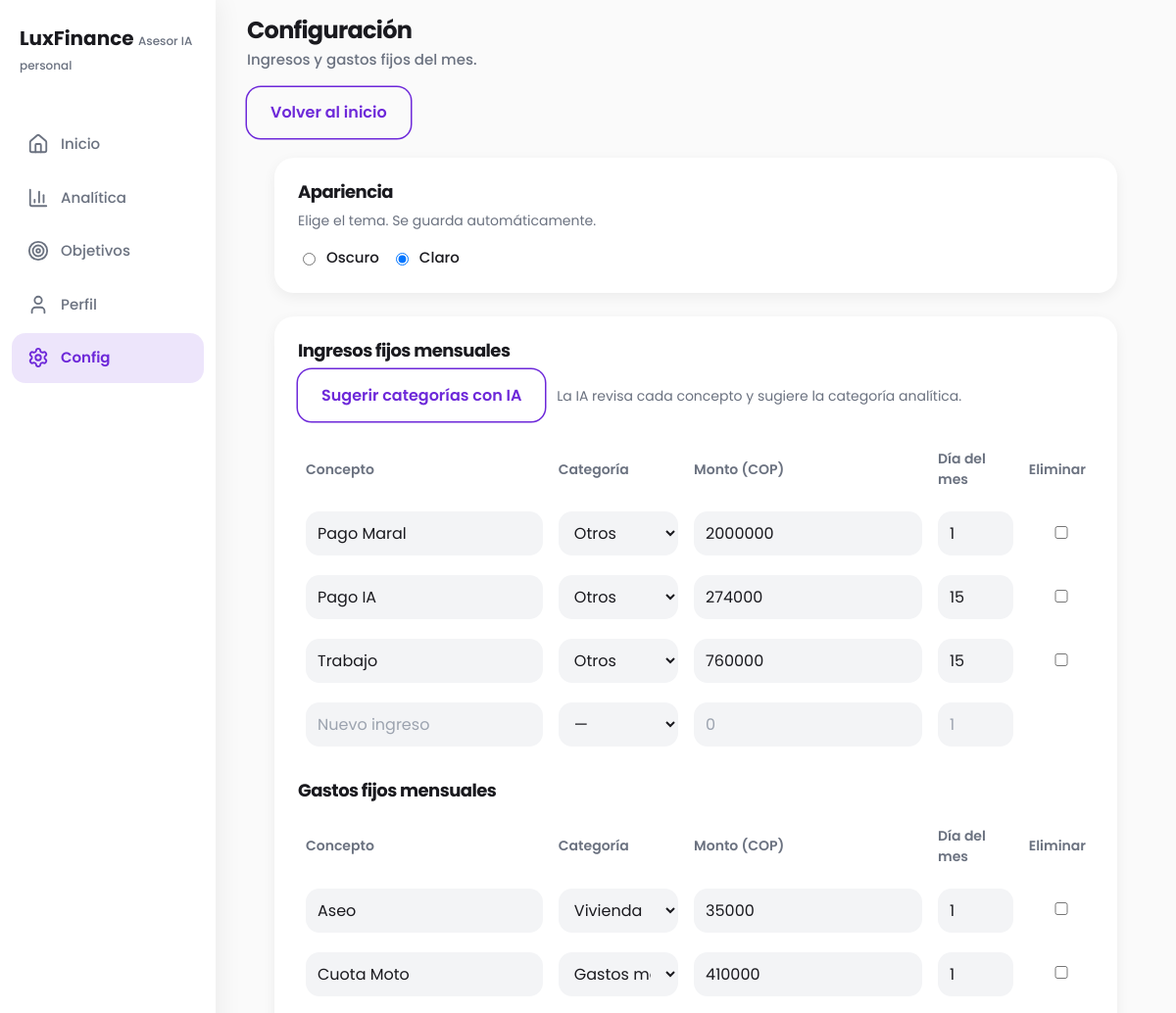
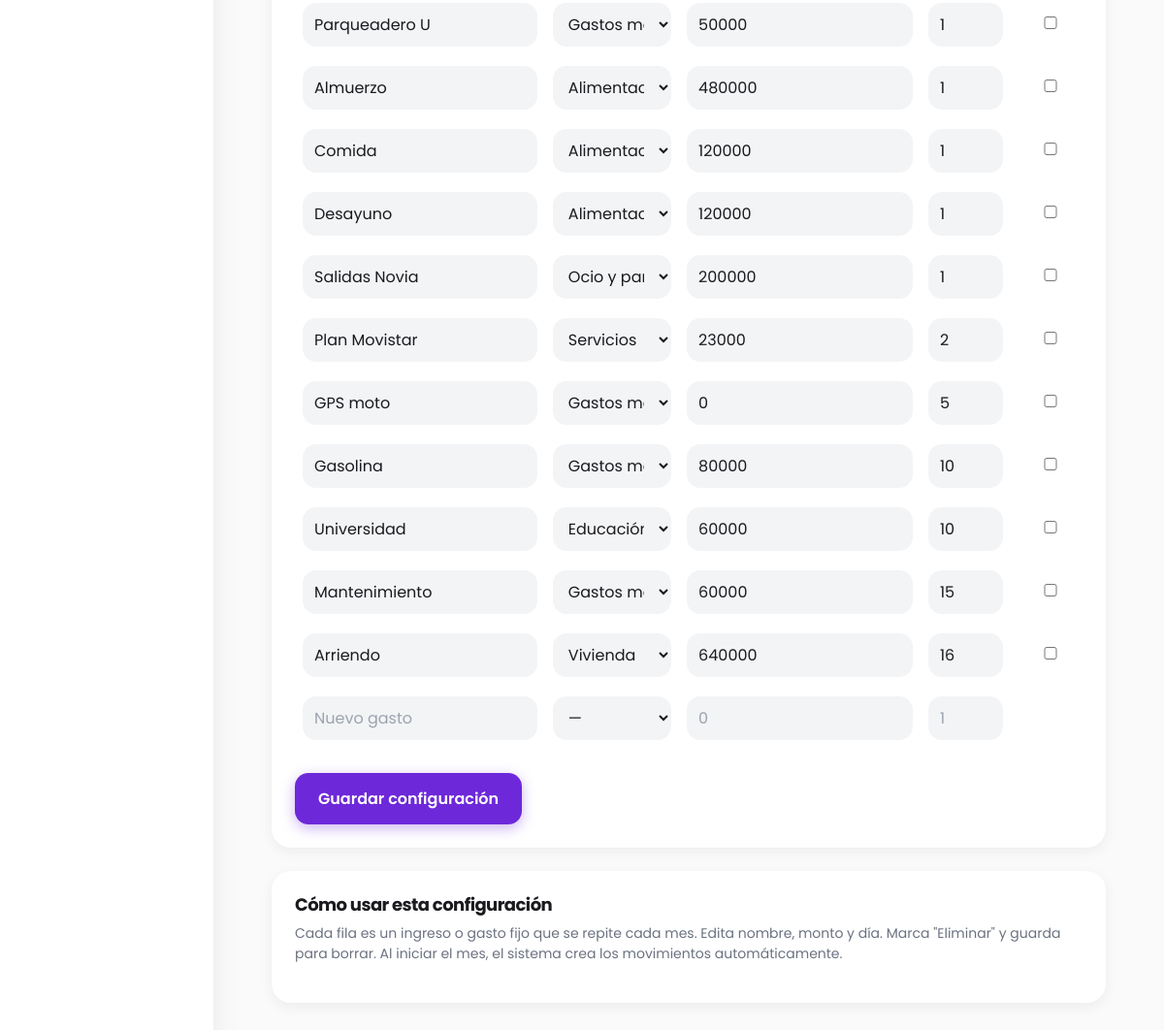
The page /config on the database its author committed (2 pictures, top to bottom).
### main.py (models this page shows)
class FixedItem(SQLModel, table=True):
    id: Optional[int] = Field(default=None, primary_key=True)
    type: str  # "ingreso" o "gasto"
    category: str  # concepto (ej. Aseo, Arriendo)
    analytic_category: Optional[str] = None  # categoría analítica para gráficas (Vivienda, etc.)
    amount: float
    day: int  # día del mes en que normalmente se paga/cobra

### main.py (the view)
@app.get("/config", response_class=HTMLResponse)
def config_view(
    request: Request,
    session: Session = Depends(get_session),
    saved: bool = False,
):
    items = session.exec(select(FixedItem).order_by(FixedItem.day)).all()
    def _item_dict(i):
        return {
            "id": i.id,
            "category": i.category,
            "amount": i.amount,
            "day": i.day,
            "analytic_category": getattr(i, "analytic_category", None) or "Otros",
        }
    ingresos = [_item_dict(i) for i in items if i.type == "ingreso"]
    gastos = [_item_dict(i) for i in items if i.type == "gasto"]
    return templates.TemplateResponse(
        "config.html",
        {
            "request": request,
            "ingresos": ingresos,
            "gastos": gastos,
            "saved": saved,
            "categorias_analiticas": CATEGORIAS_ANALITICAS,
            "theme": get_theme(session),
        },
    )

### templates/config.html (shortened to what this page needs)
<!doctype html>
<html lang="es" data-theme="{{ theme or 'light' }}">
  <head>
    <link rel="stylesheet" href="/static/css/design-system.css" />
    <link rel="stylesheet" href="/static/css/components.css" />
    <link rel="stylesheet" href="/static/css/layout.css" />
    <link rel="stylesheet" href="/static/css/animations.css" />
    <link rel="stylesheet" href="/static/css/pages/config.css" />
  </head>
  <body class="lux-app lux-config">
    <aside class="lux-sidebar" aria-label="Navegación">
      <div class="lux-brand">
        <span class="lux-brand-title">LuxFinance</span>
        <span class="lux-brand-sub">Asesor IA personal</span>
      </div>
      <nav class="lux-nav">
        <a href="/"><i data-lucide="home" class="lux-nav-icon"></i><span>Inicio</span></a>
        <a href="/analytics"><i data-lucide="bar-chart-3" class="lux-nav-icon"></i><span>Analítica</span></a>
        <a href="/objetivos"><i data-lucide="target" class="lux-nav-icon"></i><span>Objetivos</span></a>
        <a href="/perfil"><i data-lucide="user" class="lux-nav-icon"></i><span>Perfil</span></a>
        <a href="/config" class="lux-nav-active"><i data-lucide="settings" class="lux-nav-icon"></i><span>Config</span></a>
      </nav>
    </aside>
    <header class="lux-page-header">
      <div>
        <h1 class="lux-greeting-title">Configuración</h1>
        <p class="lux-greeting-sub">Ingresos y gastos fijos del mes.</p>
      </div>
      <a href="/" class="lux-btn lux-btn-secondary">Volver al inicio</a>
    </header>
    <main class="lux-main lux-content">
      <div class="lux-panel">
        <h2 class="lux-title">Apariencia</h2>
        <p class="lux-helper">Elige el tema. Se guarda automáticamente.</p>
        <div class="lux-theme-options">
          <label class="lux-theme-option">
            <input type="radio" name="theme" value="dark" {{ 'checked' if theme != 'light' else '' }} />
            <span>Oscuro</span>
          </label>
          <label class="lux-theme-option">
            <input type="radio" name="theme" value="light" {{ 'checked' if theme == 'light' else '' }} />
            <span>Claro</span>
          </label>
        </div>
      </div>
      <div class="lux-panel">
        <h2 class="lux-title">Ingresos fijos mensuales</h2>
        <p class="lux-helper">
          <button type="button" id="btn-suggest-categories" class="lux-btn lux-btn-secondary" style="margin-right:8px">Sugerir categorías con IA</button>
          La IA revisa cada concepto y sugiere la categoría analítica.
        </p>
        <form method="post" action="/config/save" id="config-form">
          <div class="lux-table-wrapper">
            <table>
              <thead>
                <tr>
                  <th>Concepto</th>
                  <th>Categoría</th>
                  <th>Monto (COP)</th>
                  <th>Día del mes</th>
                  <th>Eliminar</th>
                </tr>
              </thead>
              <tbody>
                {% for item in ingresos %}
                <tr>
                  <td><input type="hidden" name="ingreso_id" value="{{ item.id }}" /><input type="text" name="ingreso_category" value="{{ item.category }}" class="lux-input" /></td>
                  <td><select name="ingreso_analytic" class="lux-select">{% for c in categorias_analiticas %}<option value="{{ c }}" {% if (item.analytic_category or 'Otros') == c %}selected{% endif %}>{{ c }}</option>{% endfor %}</select></td>
                  <td><input type="number" step="0.01" name="ingreso_amount" value="{{ '%.0f'|format(item.amount) }}" class="lux-input" /></td>
                  <td><input type="number" min="1" max="31" name="ingreso_day" value="{{ item.day }}" class="lux-input" /></td>
                  <td class="cell-center"><input type="checkbox" name="ingreso_delete" value="1" /></td>
                </tr>
                {% endfor %}
                <tr>
                  <td><input type="hidden" name="ingreso_id" value="" /><input type="text" name="ingreso_category" placeholder="Nuevo ingreso" class="lux-input" /></td>
                  <td><select name="ingreso_analytic" class="lux-select"><option value="">—</option>{% for c in categorias_analiticas %}<option value="{{ c }}">{{ c }}</option>{% endfor %}</select></td>
                  <td><input type="number" step="0.01" name="ingreso_amount" placeholder="0" class="lux-input" /></td>
                  <td><input type="number" min="1" max="31" name="ingreso_day" placeholder="1" class="lux-input" /></td>
                  <td></td>
                </tr>
              </tbody>
            </table>
          </div>
          <h2 class="lux-title" style="margin-top:24px">Gastos fijos mensuales</h2>
          <div class="lux-table-wrapper">
            <table>
              <thead>
                <tr>
                  <th>Concepto</th>
                  <th>Categoría</th>
                  <th>Monto (COP)</th>
                  <th>Día del mes</th>
                  <th>Eliminar</th>
                </tr>
              </thead>
              <tbody>
                {% for item in gastos %}
                <tr>
                  <td><input type="hidden" name="gasto_id" value="{{ item.id }}" /><input type="text" name="gasto_category" value="{{ item.category }}" class="lux-input" /></td>
                  <td><select name="gasto_analytic" class="lux-select">{% for c in categorias_analiticas %}<option value="{{ c }}" {% if (item.analytic_category or 'Otros') == c %}selected{% endif %}>{{ c }}</option>{% endfor %}</select></td>
                  <td><input type="number" step="0.01" name="gasto_amount" value="{{ '%.0f'|format(item.amount) }}" class="lux-input" /></td>
                  <td><input type="number" min="1" max="31" name="gasto_day" value="{{ item.day }}" class="lux-input" /></td>
                  <td class="cell-center"><input type="checkbox" name="gasto_delete" value="1" /></td>
                </tr>
                {% endfor %}
                <tr>
                  <td><input type="hidden" name="gasto_id" value="" /><input type="text" name="gasto_category" placeholder="Nuevo gasto" class="lux-input" /></td>
                  <td><select name="gasto_analytic" class="lux-select"><option value="">—</option>{% for c in categorias_analiticas %}<option value="{{ c }}">{{ c }}</option>{% endfor %}</select></td>
                  <td><input type="number" step="0.01" name="gasto_amount" placeholder="0" class="lux-input" /></td>
                  <td><input type="number" min="1" max="31" name="gasto_day" placeholder="1" class="lux-input" /></td>
                  <td></td>
                </tr>
              </tbody>
            </table>
          </div>
          <button type="submit" class="lux-btn lux-btn-primary" style="margin-top:24px">Guardar configuración</button>
        </form>
      </div>
      <div class="lux-panel">
        <h2 class="lux-title">Cómo usar esta configuración</h2>
        <p class="lux-helper">Cada fila es un ingreso o gasto fijo que se repite cada mes. Edita nombre, monto y día. Marca "Eliminar" y guarda para borrar. Al iniciar el mes, el sistema crea los movimientos automáticamente.</p>
      </div>
    </main>
  </body>
  </html>

### static/css/design-system.css (style rules this page uses)
:root { --lux-bg: #fafafa; --lux-bg-pure: #ffffff; --lux-surface: #ffffff; --lux-surface-muted: #f5f4ff; --lux-primary: #6d28d9; --lux-primary-dark: #5b21b6; --lux-primary-light: #8b5cf6; --lux-primary-pale: rgba(109, 40, 217, 0.12); --lux-secondary: #e9d5ff; --lux-secondary-bg: #f5f3ff; --lux-accent-orange: #fb923c; --lux-accent-pink: #f472b6; --lux-accent-mint: #6ee7b7; --lux-accent-blue: #93c5fd; --lux-text: #1a1a1f; --lux-text-secondary: #6b7280; --lux-text-tertiary: #9ca3af; --lux-text-on-primary: #ffffff; --lux-success: #22c55e; --lux-success-soft: #dcfce7; --lux-danger: #ef4444; --lux-danger-soft: #fee2e2; --lux-warning: #f59e0b; --lux-shadow-sm: 0 1px 3px rgba(0, 0, 0, 0.05); --lux-shadow: 0 4px 14px rgba(0, 0, 0, 0.06); --lux-shadow-md: 0 8px 24px rgba(0, 0, 0, 0.08); --lux-shadow-lg: 0 12px 40px rgba(0, 0, 0, 0.1); --lux-shadow-primary: 0 8px 24px rgba(109, 40, 217, 0.25); --lux-shadow-card: 0 2px 12px rgba(0, 0, 0, 0.04); --lux-radius-card: 20px; --lux-radius-lg: 24px; --lux-radius-btn: 14px; --lux-radius-input: 14px; --lux-radius-icon: 14px; --lux-radius-pill: 50px; --lux-ease: cubic-bezier(0.25, 0.46, 0.45, 0.94); --lux-duration: 0.25s; }
*, *::before, *::after { box-sizing: border-box; }
html { font-size: 16px; -webkit-font-smoothing: antialiased; -moz-osx-font-smoothing: grayscale; }
body { margin: 0; font-family: 'Poppins', -apple-system, BlinkMacSystemFont, sans-serif; font-weight: 400; line-height: 1.5; color: var(--lux-text); background: var(--lux-bg); min-height: 100vh; padding-bottom: env(safe-area-inset-bottom, 0); }
h1, h2, h3, h4, h5, h6 { margin: 0; font-family: 'Poppins', sans-serif; font-weight: 700; letter-spacing: -0.03em; line-height: 1.25; }
.lux-title { font-size: 1.25rem; font-weight: 700; }
a { color: var(--lux-primary); text-decoration: none; }
button { font-family: 'Poppins', sans-serif; }
input, select, textarea { font-family: 'Poppins', sans-serif; }

### static/css/components.css (style rules this page uses)
.lux-btn { display: inline-flex; align-items: center; justify-content: center; gap: 8px; padding: 14px 24px; font-size: 1rem; font-weight: 600; font-family: 'Poppins', sans-serif; border-radius: var(--lux-radius-btn); border: none; cursor: pointer; transition: transform 0.15s var(--lux-ease), box-shadow var(--lux-duration) var(--lux-ease), background var(--lux-duration) var(--lux-ease); -webkit-tap-highlight-color: transparent; }
.lux-btn-primary { background: var(--lux-primary); color: var(--lux-text-on-primary); box-shadow: 0 4px 14px rgba(109, 40, 217, 0.35); }
.lux-btn-secondary { background: transparent; color: var(--lux-primary); box-shadow: 0 0 0 1.5px var(--lux-primary); }
.lux-input, .lux-select, .lux-textarea { width: 100%; padding: 14px 16px; font-size: 1rem; font-family: 'Poppins', sans-serif; color: var(--lux-text); background: #f3f4f6; border: none; border-radius: var(--lux-radius-input); transition: box-shadow var(--lux-duration) var(--lux-ease); box-sizing: border-box; }
.lux-input::placeholder, .lux-textarea::placeholder { color: var(--lux-text-tertiary); }

### static/css/pages/config.css (style rules this page uses)
.lux-config .lux-page-header { flex-direction: column; align-items: flex-start; gap: 16px; }
.lux-config .lux-page-header .lux-btn-secondary { align-self: flex-start; }
.lux-config .lux-content { padding: 0 20px 100px; }
.lux-config .lux-panel { background: var(--lux-surface); border-radius: var(--lux-radius-card); padding: 24px; margin-bottom: 24px; box-shadow: var(--lux-shadow); }
.lux-config .lux-panel h2 { font-size: 1.125rem; font-weight: 700; margin: 0 0 8px; }
.lux-config .lux-panel .lux-helper { font-size: 0.875rem; color: var(--lux-text-secondary); margin: 0 0 16px; }
.lux-config .lux-theme-options { display: flex; gap: 12px; flex-wrap: wrap; }
.lux-config .lux-theme-option { display: flex; align-items: center; gap: 8px; cursor: pointer; font-size: 0.9375rem; font-weight: 500; color: var(--lux-text); }
.lux-config .lux-table-wrapper { overflow-x: auto; margin-top: 12px; }
.lux-config table { width: 100%; border-collapse: collapse; font-size: 0.875rem; }
.lux-config table th { text-align: left; font-weight: 600; color: var(--lux-text-secondary); padding: 12px 8px; }
.lux-config table td { padding: 10px 8px; }
.lux-config table input, .lux-config table select { width: 100%; padding: 10px 12px; border-radius: var(--lux-radius-input); border: none; background: #f3f4f6; font-family: 'Poppins', sans-serif; }

### rows shown on the page
FixedItem: ingreso_category "Pago Maral", ingreso_analytic "Otros", ingreso_amount "2000000", ingreso_day "1"
FixedItem: ingreso_category "Pago IA", ingreso_analytic "Otros", ingreso_amount "274000", ingreso_day "15"
FixedItem: ingreso_category "Trabajo", ingreso_analytic "Otros", ingreso_amount "760000", ingreso_day "15"
FixedItem: gasto_category "Aseo", gasto_analytic "Vivienda", gasto_amount "35000", gasto_day "1"
FixedItem: gasto_category "Cuota Moto", gasto_analytic "Gastos moto", gasto_amount "410000", gasto_day "1"
FixedItem: gasto_category "Parqueadero U", gasto_analytic "Gastos moto", gasto_amount "50000", gasto_day "1"
FixedItem: gasto_category "Almuerzo", gasto_analytic "Alimentación", gasto_amount "480000", gasto_day "1"
FixedItem: gasto_category "Comida", gasto_analytic "Alimentación", gasto_amount "120000", gasto_day "1"
FixedItem: gasto_category "Desayuno", gasto_analytic "Alimentación", gasto_amount "120000", gasto_day "1"
FixedItem: gasto_category "Salidas Novia", gasto_analytic "Ocio y pareja", gasto_amount "200000", gasto_day "1"
FixedItem: gasto_category "Plan Movistar", gasto_analytic "Servicios", gasto_amount "23000", gasto_day "2"
FixedItem: gasto_category "GPS moto", gasto_analytic "Gastos moto", gasto_amount "0", gasto_day "5"
FixedItem: gasto_category "Gasolina", gasto_analytic "Gastos moto", gasto_amount "80000", gasto_day "10"
FixedItem: gasto_category "Universidad", gasto_analytic "Educación", gasto_amount "60000", gasto_day "10"
FixedItem: gasto_category "Mantenimiento", gasto_analytic "Gastos moto", gasto_amount "60000", gasto_day "15"
FixedItem: gasto_category "Arriendo", gasto_analytic "Vivienda", gasto_amount "640000", gasto_day "16"
